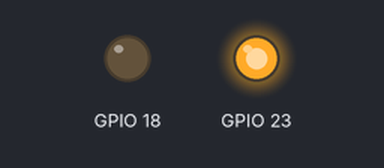
A program run on a simulated Raspberry Pi (BCM pin numbers). Shown: output pins drawn as LEDs (lit = HIGH). At 0.0 s the program stops and its outputs stay as they are.

Above: at 0.1 s.
Timing chart, 0 to 1.5 s (numbered marks = the images above):
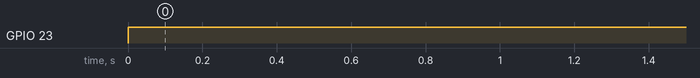

Measured:
- by itself, GPIO 23: LOW → HIGH at 0.00 s

The program:

rev.py
```python
"""Set-up and execute the main loop"""
import RPi.GPIO as GPIO
import time

GPIO.setmode(GPIO.BCM)
GPIO.setwarnings(False)

#Right motor input A
GPIO.setup(18,GPIO.OUT)
#Right motor input B
GPIO.setup(23,GPIO.OUT)

GPIO.output(18,GPIO.LOW)
GPIO.output(23,GPIO.HIGH)
```
